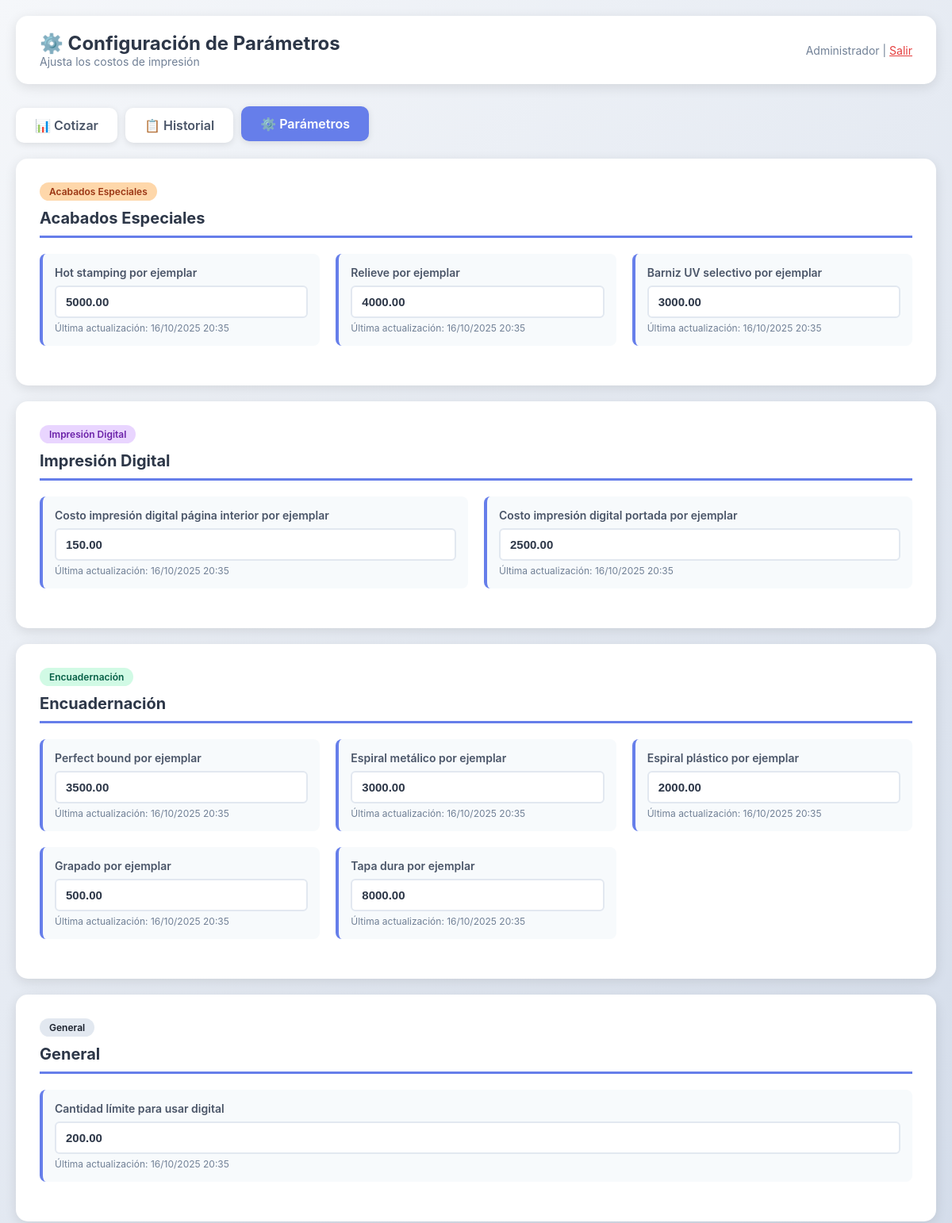
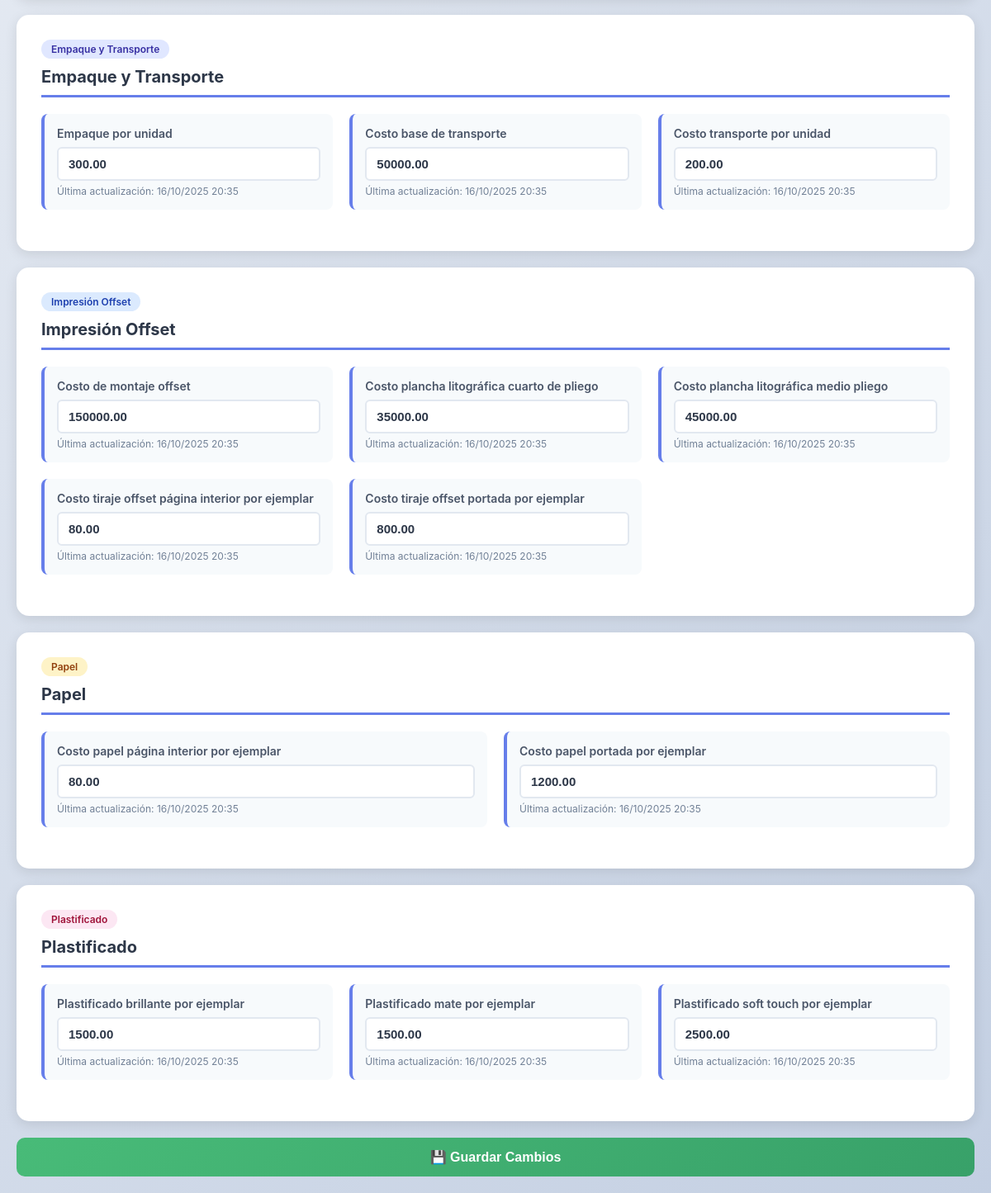
The app's page /parametros.php (signed in) with its own data (2 pictures, top to bottom).
### tables this page shows
CREATE TABLE parametros (
    id INT AUTO_INCREMENT PRIMARY KEY,
    nombre_param VARCHAR(100) UNIQUE NOT NULL,
    valor DECIMAL(10,2) NOT NULL,
    descripcion VARCHAR(255),
    categoria VARCHAR(50),
    fecha_actualizacion TIMESTAMP DEFAULT CURRENT_TIMESTAMP ON UPDATE CURRENT_TIMESTAMP
);

### parametros.php (the view, shortened to what this page needs)
<?php
$db = getDB();
$categorias = [];
$stmt = $db->query("SELECT * FROM parametros ORDER BY categoria, nombre_param");
while ($row = $stmt->fetch()) {
    $categorias[$row['categoria']][] = $row;
}
?>
<!DOCTYPE html>
<html lang="es">
<head>
</head>
<body>
    <div class="container">
        <div class="header">
            <div>
                <h1>⚙️ Configuración de Parámetros</h1>
                <p style="color: #718096; font-size: 14px;">Ajusta los costos de impresión</p>
            </div>
            <div style="color: #718096; font-size: 14px;">
                <?php echo htmlspecialchars($_SESSION['nombre']); ?> |
                <a href="logout.php" style="color: #e53e3e;">Salir</a>
            </div>
        </div>
        <div class="nav">
            <a href="index.php">📊 Cotizar</a>
            <a href="historial.php">📋 Historial</a>
            <a href="parametros.php" class="active">⚙️ Parámetros</a>
        </div>
        <form method="POST">
            <?php
            $categoria_nombres = [
                'digital' => ['nombre' => 'Impresión Digital', 'badge' => 'badge-digital'],
                'offset' => ['nombre' => 'Impresión Offset', 'badge' => 'badge-offset'],
                'papel' => ['nombre' => 'Papel', 'badge' => 'badge-papel'],
                'plastificado' => ['nombre' => 'Plastificado', 'badge' => 'badge-plastificado'],
                'encuadernacion' => ['nombre' => 'Encuadernación', 'badge' => 'badge-encuadernacion'],
                'acabados' => ['nombre' => 'Acabados Especiales', 'badge' => 'badge-acabados'],
                'logistica' => ['nombre' => 'Empaque y Transporte', 'badge' => 'badge-logistica'],
                'general' => ['nombre' => 'General', 'badge' => 'badge-general']
            ];
            foreach ($categorias as $categoria => $params):
                $cat_info = $categoria_nombres[$categoria] ?? ['nombre' => $categoria, 'badge' => 'badge-general'];
            ?>
                <div class="card">
                    <span class="categoria-badge <?php echo $cat_info['badge']; ?>"><?php echo $cat_info['nombre']; ?></span>
                    <h2><?php echo $cat_info['nombre']; ?></h2>
                    <div class="param-grid">
                        <?php foreach ($params as $param): ?>
                            <div class="param-item">
                                <label><?php echo htmlspecialchars($param['descripcion']); ?></label>
                                <input type="number"
                                       name="param[<?php echo htmlspecialchars($param['nombre_param']); ?>]"
                                       value="<?php echo $param['valor']; ?>"
                                       step="0.01"
                                       min="0"
                                       required>
                                <small>Última actualización: <?php echo date('d/m/Y H:i', strtotime($param['fecha_actualizacion'])); ?></small>
                            </div>
                        <?php endforeach; ?>
                    </div>
                </div>
            <?php endforeach; ?>
            <button type="submit" class="btn-save">💾 Guardar Cambios</button>
        </form>
    </div>
</body>
</html>

### parametros.php (style rules this page uses)
* { margin: 0; padding: 0; box-sizing: border-box; }
body { font-family: -apple-system, BlinkMacSystemFont, 'Segoe UI', Roboto, sans-serif; background: linear-gradient(135deg, #f5f7fa 0%, #c3cfe2 100%); min-height: 100vh; padding: 20px; }
.container { max-width: 1200px; margin: 0 auto; }
.header { background: white; padding: 20px 30px; border-radius: 15px; box-shadow: 0 4px 15px rgba(0,0,0,0.1); margin-bottom: 30px; display: flex; justify-content: space-between; align-items: center; }
.header h1 { color: #2d3748; font-size: 24px; }
.nav { display: flex; gap: 10px; margin-bottom: 20px; }
.nav a { padding: 12px 24px; background: white; color: #4a5568; text-decoration: none; border-radius: 10px; font-weight: 600; transition: all 0.3s; box-shadow: 0 2px 8px rgba(0,0,0,0.1); }
.nav a:hover, .nav a.active { background: #667eea; color: white; transform: translateY(-2px); }
.card { background: white; padding: 30px; border-radius: 15px; box-shadow: 0 4px 15px rgba(0,0,0,0.1); margin-bottom: 20px; }
.card h2 { color: #2d3748; margin-bottom: 20px; font-size: 20px; border-bottom: 3px solid #667eea; padding-bottom: 10px; }
.param-grid { display: grid; grid-template-columns: repeat(auto-fit, minmax(300px, 1fr)); gap: 20px; margin-bottom: 20px; }
.param-item { background: #f7fafc; padding: 15px; border-radius: 8px; border-left: 4px solid #667eea; }
.param-item label { display: block; color: #4a5568; font-weight: 600; margin-bottom: 8px; font-size: 14px; }
.param-item small { display: block; color: #718096; font-size: 12px; margin-top: 5px; }
input[type="number"] { width: 100%; padding: 10px 12px; border: 2px solid #e2e8f0; border-radius: 6px; font-size: 15px; font-weight: 600; color: #2d3748; }
.btn-save { background: linear-gradient(135deg, #48bb78 0%, #38a169 100%); color: white; padding: 14px 32px; border: none; border-radius: 10px; font-size: 16px; font-weight: 600; cursor: pointer; transition: all 0.3s; width: 100%; }
.categoria-badge { display: inline-block; padding: 4px 12px; border-radius: 20px; font-size: 12px; font-weight: 600; margin-bottom: 10px; }
.badge-digital { background: #e9d5ff; color: #6b21a8; }
.badge-offset { background: #dbeafe; color: #1e40af; }
.badge-papel { background: #fef3c7; color: #92400e; }
.badge-plastificado { background: #fce7f3; color: #9f1239; }
.badge-encuadernacion { background: #d1fae5; color: #065f46; }
.badge-acabados { background: #fed7aa; color: #9a3412; }
.badge-logistica { background: #e0e7ff; color: #3730a3; }
.badge-general { background: #e2e8f0; color: #1a202c; }

### records on screen
parametros: descripcion "Hot stamping por ejemplar", valor "5000.00", fecha_actualizacion "16/10/2025 20:35"
parametros: descripcion "Relieve por ejemplar", valor "4000.00", fecha_actualizacion "16/10/2025 20:35"
parametros: descripcion "Barniz UV selectivo por ejemplar", valor "3000.00", fecha_actualizacion "16/10/2025 20:35"
parametros: descripcion "Costo impresión digital página interior por ejemplar", valor "150.00", fecha_actualizacion "16/10/2025 20:35"
parametros: descripcion "Costo impresión digital portada por ejemplar", valor "2500.00", fecha_actualizacion "16/10/2025 20:35"
parametros: descripcion "Perfect bound por ejemplar", valor "3500.00", fecha_actualizacion "16/10/2025 20:35"
parametros: descripcion "Espiral metálico por ejemplar", valor "3000.00", fecha_actualizacion "16/10/2025 20:35"
parametros: descripcion "Espiral plástico por ejemplar", valor "2000.00", fecha_actualizacion "16/10/2025 20:35"
parametros: descripcion "Grapado por ejemplar", valor "500.00", fecha_actualizacion "16/10/2025 20:35"
parametros: descripcion "Tapa dura por ejemplar", valor "8000.00", fecha_actualizacion "16/10/2025 20:35"
parametros: descripcion "Cantidad límite para usar digital", valor "200.00", fecha_actualizacion "16/10/2025 20:35"
parametros: descripcion "Empaque por unidad", valor "300.00", fecha_actualizacion "16/10/2025 20:35"
parametros: descripcion "Costo base de transporte", valor "50000.00", fecha_actualizacion "16/10/2025 20:35"
parametros: descripcion "Costo transporte por unidad", valor "200.00", fecha_actualizacion "16/10/2025 20:35"
parametros: descripcion "Costo de montaje offset", valor "150000.00", fecha_actualizacion "16/10/2025 20:35"
parametros: descripcion "Costo plancha litográfica cuarto de pliego", valor "35000.00", fecha_actualizacion "16/10/2025 20:35"
parametros: descripcion "Costo plancha litográfica medio pliego", valor "45000.00", fecha_actualizacion "16/10/2025 20:35"
parametros: descripcion "Costo tiraje offset página interior por ejemplar", valor "80.00", fecha_actualizacion "16/10/2025 20:35"
parametros: descripcion "Costo tiraje offset portada por ejemplar", valor "800.00", fecha_actualizacion "16/10/2025 20:35"
parametros: descripcion "Costo papel página interior por ejemplar", valor "80.00", fecha_actualizacion "16/10/2025 20:35"
parametros: descripcion "Costo papel portada por ejemplar", valor "1200.00", fecha_actualizacion "16/10/2025 20:35"
parametros: descripcion "Plastificado brillante por ejemplar", valor "1500.00", fecha_actualizacion "16/10/2025 20:35"
parametros: descripcion "Plastificado mate por ejemplar", valor "1500.00", fecha_actualizacion "16/10/2025 20:35"
parametros: descripcion "Plastificado soft touch por ejemplar", valor "2500.00", fecha_actualizacion "16/10/2025 20:35"

### other values on screen
$_SESSION['nombre'] "Administrador"
$cat_info['nombre'] "Acabados Especiales"
$cat_info['nombre'] "Impresión Digital"
$cat_info['nombre'] "Encuadernación"
$cat_info['nombre'] "General"
$cat_info['nombre'] "Empaque y Transporte"
$cat_info['nombre'] "Impresión Offset"
$cat_info['nombre'] "Papel"
$cat_info['nombre'] "Plastificado"
